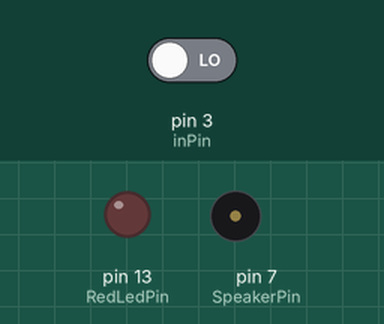
A sketch run on a simulated Arduino Uno, built with avr-gcc and run on an emulated ATmega328P. Parts: output pins drawn as LEDs (lit = HIGH), buzzer (waves = sounding). The test bench sets the inputs (shaded band); at power-on: pin 3 (inPin) LOW.

Above: at 1.2 s.
1.3 s: pin 3 (inPin) driven HIGH
At 1.8 s:
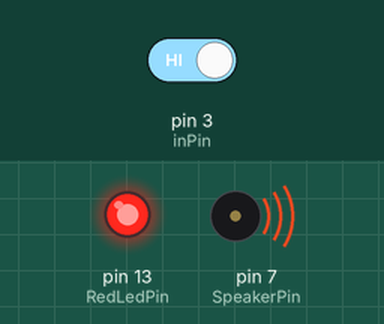
Timing chart, 0 to 10.3 s (numbered marks = the images above; inputs shaded):
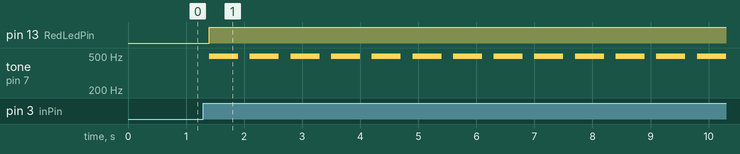

The sketch:

Practica_Inicio8_TiltSensor.ino
```cpp
/*
Descripción:
Se verá el uso de un sensor de inclinación.
AUTOR: RETBOT
*/

//** Definiciones **//
int inPin = 3; //Establece el número del pin de entrada (sensor de inclinación)
int reading; //Establece la lectura actual del pin de entrada (sensor de inclinación)
int RedLedPin = 13; //Establece el número del pin de salida del LED rojo
const int SpeakerPin = 7; // Establece el número del pin del altavoz/zumbador

//** Programa **//
void setup(){
pinMode (inPin, INPUT); //Esto establecerá inPin como ENTRADA
pinMode (RedLedPin, OUTPUT); //Esto establecerá RedLedPin como SALIDA
}

void loop () { //bucle a repetir continuamente
reading = digitalRead(inPin); //Esto leerá la salida del inPin(sensor de inclinación)
if (reading == 1) { //Si la lectura es 1 o Verdadera
digitalWrite(RedLedPin, HIGH); // si el sensor de inclinación está inclinado, encenderá el LED rojo
tone(SpeakerPin, 494, 500); // si el sensor de inclinación está inclinado, encienda el altavoz
delay(500); //pausa por 0.5 segundos
} else { //si no
digitalWrite(RedLedPin, LOW); //Apaga el LED
}
delay(200); // pausa 200 milisegundos entre lecturas
}
//AUTOR: RETBOT
```

Measured:
- after the input at 1.3 s, pin 13 (RedLedPin): LOW → HIGH after 0.10 s; tone on pin 7 (SpeakerPin): alternates 494 Hz for 0.50 s and silent for 0.20 s, starting after 0.10 s
